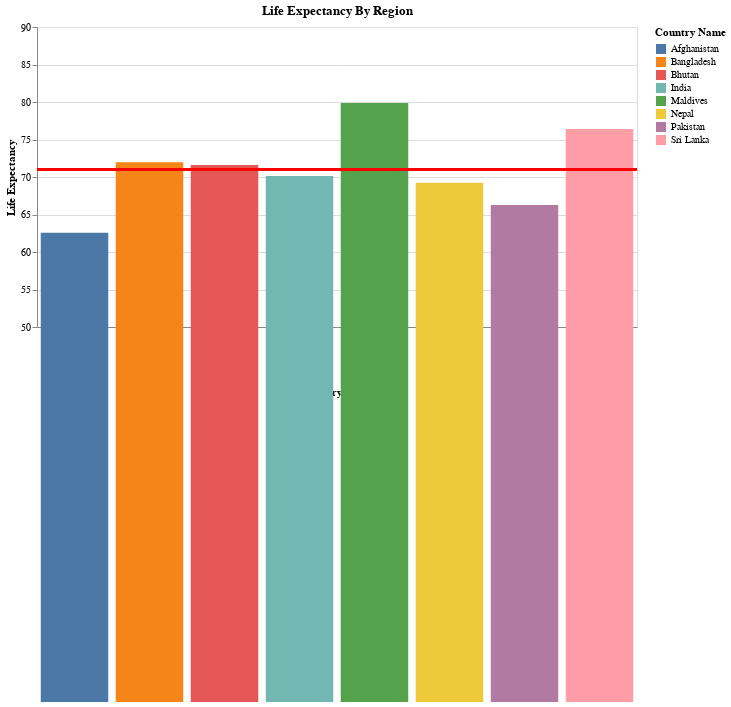

The notebook cell saved with this chart:
### Markdown cell above
Barchart showing life expectancy by region.  Can use dropdown menu to select a different region.  Each country is a different color.  Mean for the selected region is also displayed.   Hovering over mean line shows the mean for that region, hovering over any individual country will display the country name and its value for life expectancy.

### Code cell
input_dropdown = alt.binding_select(options=list(data['Region'].unique()), name='Region')
selector = alt.selection_single(fields=['Region'], bind=input_dropdown, init={'Region': 'South Asia'})


bar = alt.Chart(data,title="Life Expectancy By Region").mark_bar().encode(x="Country Name:N", y=alt.Y("2020:Q",title="Life Expectancy",scale=alt.Scale(domain=[50,90])),tooltip=["Country Name:N","2020:Q"],color="Country Name").add_selection(
    selector).transform_filter(
    alt.datum.Region == selector["Region"][0]
)

rule = alt.Chart(data).mark_rule(color='red').encode(y='mean(2020)',size=alt.SizeValue(3),tooltip=["mean(2020):Q"]).transform_filter(
    selector
)



(bar + rule).properties(width=600)

### Figure 1 — Vega-Lite specification as saved in the notebook (floating-point values rounded to 4 significant figures; data arrays with more than 128 entries replaced by an {"elided": "..."} marker saying what was removed)
{"config": {"view": {"continuousWidth": 400, "continuousHeight": 300}}, "layer": [{"mark": "bar", "encoding": {"color": {"field": "Country Name", "type": "nominal"}, "tooltip": [{"field": "Country Name", "type": "nominal"}, {"field": "2020", "type": "quantitative"}], "x": {"field": "Country Name", "type": "nominal"}, "y": {"field": "2020", "scale": {"domain": [50, 90]}, "title": "Life Expectancy", "type": "quantitative"}}, "selection": {"selector061": {"type": "single", "fields": ["Region"], "bind": {"input": "select", "options": ["South Asia", "Sub-Saharan Africa", "Europe & Central Asia", "Middle East & North Africa", "Latin America & Caribbean", "East Asia & Pacific", "North America"], "name": "Region"}, "init": {"Region": "South Asia"}}}, "title": "Life Expectancy By Region", "transform": [{"filter": "(datum.Region === selector061['Region'][0])"}]}, {"mark": {"type": "rule", "color": "red"}, "encoding": {"size": {"value": 3}, "tooltip": [{"aggregate": "mean", "field": "2020", "type": "quantitative"}], "y": {"aggregate": "mean", "field": "2020", "type": "quantitative"}}, "transform": [{"filter": {"selection": "selector061"}}]}], "data": {"name": "data-09c936dbf5d7b5a9fca4c24d413ac0cc"}, "width": 600, "$schema": "https://vega.github.io/schema/vega-lite/v4.17.0.json", "datasets": {"data-09c936dbf5d7b5a9fca4c24d413ac0cc": {"elided": "156 records"}}}
